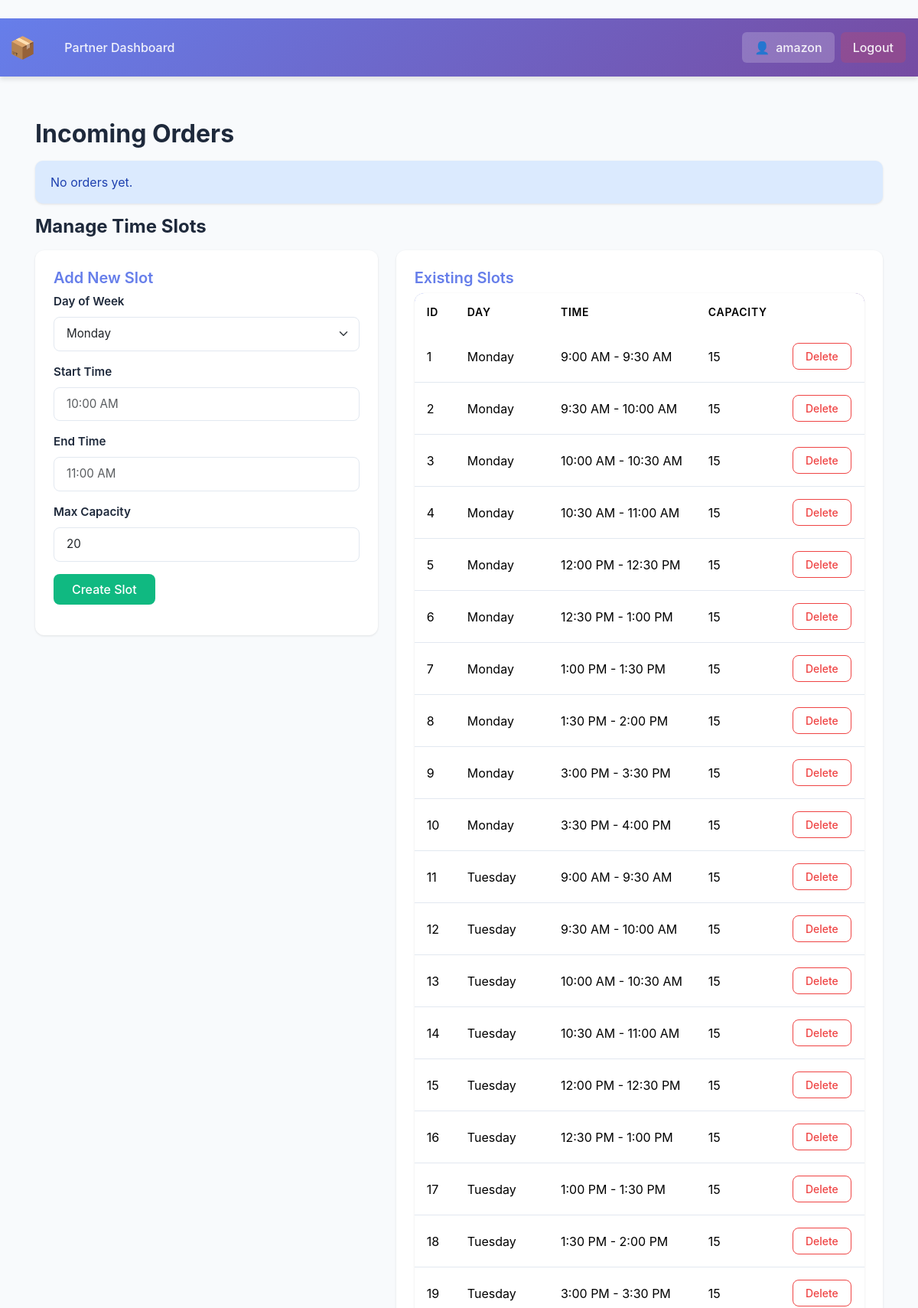
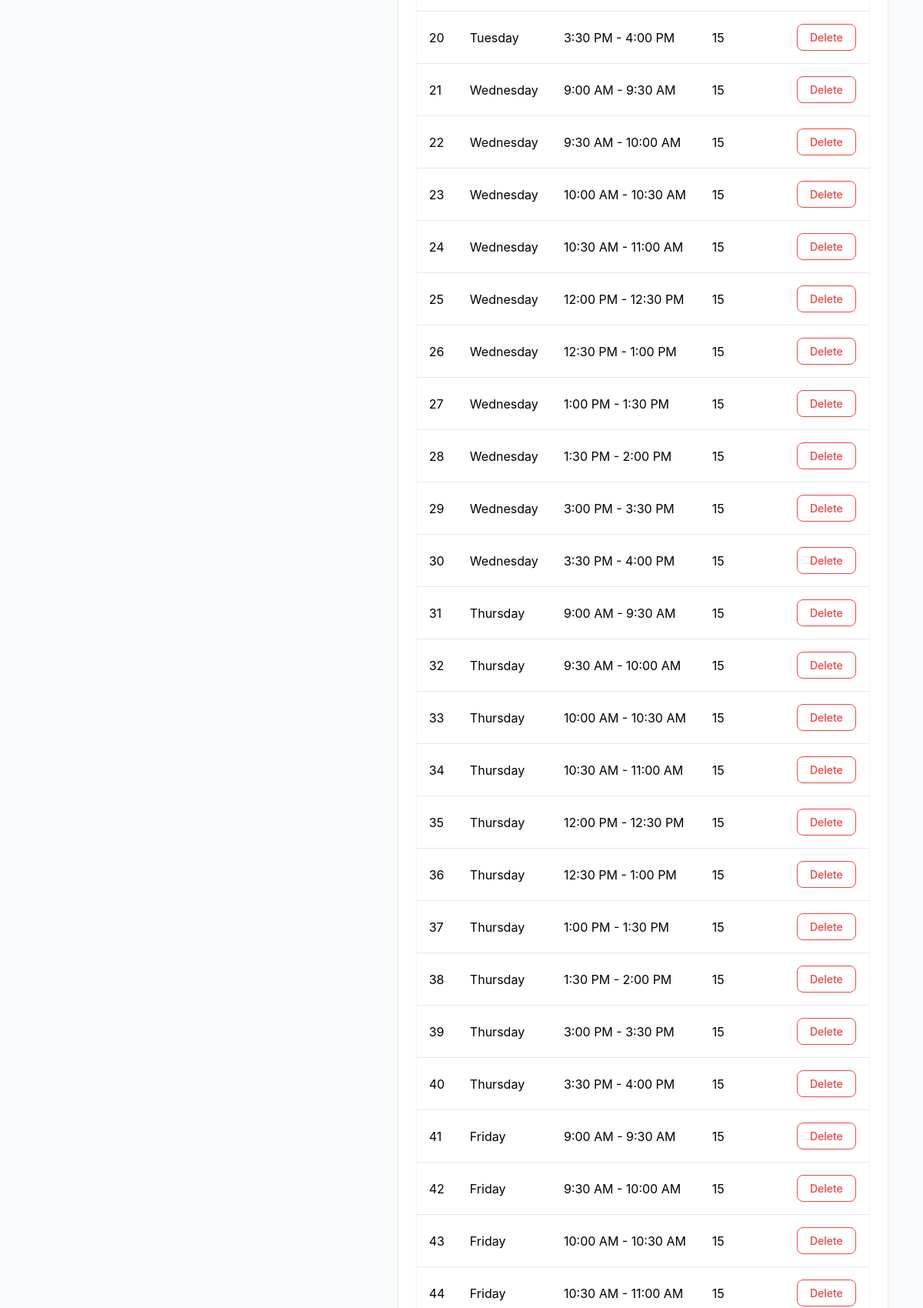
Screenshot of /partner_dashboard (signed in, upper part) with the database file from the repository (2 pictures, top to bottom).
### app/models.py (models this page shows, shortened)
class User(db.Model, UserMixin):
    __tablename__ = 'user'
    id = db.Column(db.Integer, primary_key=True)
    username = db.Column(db.String(120), unique=True, nullable=False)
    email = db.Column(db.String(255), unique=True, nullable=True, index=True)
    password_hash = db.Column(db.String(255), nullable=False)
    role = db.Column(db.String(20), nullable=False, default='user')  # 'user' | 'admin' | 'partner'
    partner_profile = db.relationship('Partner', back_populates='user', uselist=False)
    orders = db.relationship('Order', back_populates='user')

class TimeSlot(db.Model):
    __tablename__ = 'time_slot'
    id = db.Column(db.Integer, primary_key=True)
    partner_id = db.Column(db.Integer, db.ForeignKey('partner.id'), nullable=False)
    day_of_week = db.Column(db.String(20), nullable=False)
    start_time = db.Column(db.String(20), nullable=False)
    end_time = db.Column(db.String(20), nullable=False)
    max_capacity = db.Column(db.Integer, nullable=False, default=0)
    partner = db.relationship('Partner', back_populates='time_slots')
    orders = db.relationship('Order', back_populates='time_slot')

### app/routes.py (the view, shortened to what this page needs)
@bp.route('/partner_dashboard', methods=['GET', 'POST'])
@login_required
def partner_dashboard():
    if current_user.role != 'partner':
        abort(403)
    partner = Partner.query.filter_by(user_id=current_user.id).first()
    if not partner:
        flash('Partner profile not found', 'warning')
        return render_template('dashboard_partner.html', partner=None, orders=[], slots=[])
    orders = Order.query.filter_by(partner_id=partner.id).order_by(Order.created_at.desc()).all()
    slots = TimeSlot.query.filter_by(partner_id=partner.id).all()
    return render_template('dashboard_partner.html', partner=partner, orders=orders, slots=slots)

### app/routes.py (called while the page is built)
@login_manager.user_loader
def load_user(user_id):
    return User.query.get(int(user_id))

### app/templates/dashboard_partner.html (shortened to what this page needs)
﻿{% extends 'base.html' %}
{% block content %}
<h2 class="mb-3">Incoming Orders</h2>
{% if partner %}
  {% if orders and orders|length %}
    <div class="card mb-3">
      <div class="card-body">
        <div class="row g-3">
          <div class="col-md-4">
            <input type="text" id="searchStudent" class="form-control" placeholder="🔍 Search by student name...">
          </div>
          <div class="col-md-3">
            <input type="text" id="searchOrderId" class="form-control" placeholder="🔍 Search by order ID...">
          </div>
          <div class="col-md-3">
            <select id="filterDay" class="form-select">
              <option value="">All Days</option>
              <option value="Monday">Monday</option>
              <option value="Tuesday">Tuesday</option>
              <option value="Wednesday">Wednesday</option>
              <option value="Thursday">Thursday</option>
              <option value="Friday">Friday</option>
              <option value="Saturday">Saturday</option>
              <option value="Sunday">Sunday</option>
            </select>
          </div>
          <div class="col-md-2">
            <button type="button" class="btn btn-outline-secondary w-100" onclick="clearFilters()">Clear</button>
          </div>
        </div>
      </div>
    </div>
    <div class="table-responsive mb-4">
      <table class="table table-striped align-middle">
        <thead>
          <tr>
            <th>#</th>
            <th>Created</th>
            <th>Student</th>
            <th>Reg No</th>
            <th>Phone</th>
            <th>Type</th>
            <th>Status</th>
            <th>Slot</th>
          </tr>
        </thead>
        <tbody>
          {% for o in orders %}
            <tr>
              <td>{{ o.id }}</td>
              <td>{{ o.created_at.strftime('%Y-%m-%d %H:%M') if o.created_at else '' }}</td>
              <td>{{ o.name }}</td>
              <td>{{ o.college_reg_no }}</td>
              <td>{{ o.phone }}</td>
              <td>{{ o.type }}</td>
              <td><span class="badge bg-secondary">{{ o.status }}</span></td>
              <td>
                {% if o.time_slot %}
                  {{ o.time_slot.day_of_week }} {{ o.time_slot.start_time }} - {{ o.time_slot.end_time }}
                {% endif %}
              </td>
            </tr>
          {% endfor %}
        </tbody>
      </table>
    </div>
  {% else %}
    <div class="alert alert-info">No orders yet.</div>
  {% endif %}
  <h3 class="mb-3">Manage Time Slots</h3>
  <div class="row g-4">
    <div class="col-md-5">
      <div class="card">
        <div class="card-body">
          <h5 class="card-title">Add New Slot</h5>
          <form method="post">
            <div class="mb-3">
              <label class="form-label">Day of Week</label>
              <select name="day_of_week" class="form-select" required>
                {% for d in ['Monday','Tuesday','Wednesday','Thursday','Friday','Saturday','Sunday'] %}
                  <option value="{{ d }}">{{ d }}</option>
                {% endfor %}
              </select>
            </div>
            <div class="mb-3">
              <label class="form-label">Start Time</label>
              <input type="text" name="start_time" class="form-control" placeholder="10:00 AM" required />
            </div>
            <div class="mb-3">
              <label class="form-label">End Time</label>
              <input type="text" name="end_time" class="form-control" placeholder="11:00 AM" required />
            </div>
            <div class="mb-3">
              <label class="form-label">Max Capacity</label>
              <input type="number" name="max_capacity" class="form-control" min="1" value="20" required />
            </div>
            <button type="submit" class="btn btn-success">Create Slot</button>
          </form>
        </div>
      </div>
    </div>
    <div class="col-md-7">
      <div class="card">
        <div class="card-body">
          <h5 class="card-title">Existing Slots</h5>
          {% if slots and slots|length %}
            <div class="table-responsive">
              <table class="table table-sm align-middle">
                <thead>
                  <tr>
                    <th>ID</th>
                    <th>Day</th>
                    <th>Time</th>
                    <th>Capacity</th>
                    <th></th>
                  </tr>
                </thead>
                <tbody>
                  {% for s in slots %}
                    <tr>
                      <td>{{ s.id }}</td>
                      <td>{{ s.day_of_week }}</td>
                      <td>{{ s.start_time }} - {{ s.end_time }}</td>
                      <td>{{ s.max_capacity }}</td>
                      <td>
                        <form method="post" class="d-inline">
                          <button type="submit" class="btn btn-sm btn-outline-danger">Delete</button>
                        </form>
                      </td>
                    </tr>
                  {% endfor %}
                </tbody>
              </table>
            </div>
          {% else %}
            <div class="alert alert-secondary">No slots yet.</div>
          {% endif %}
        </div>
      </div>
    </div>
  </div>
{% else %}
  <div class="alert alert-warning">Partner profile not found.</div>
{% endif %}
{% endblock %}

### app/templates/base.html (shortened to what this page needs)
﻿<!doctype html>
<html lang="en">
  <head>
    <link href="https://cdn.jsdelivr.net/npm/bootstrap@5.3.2/dist/css/bootstrap.min.css" rel="stylesheet">
    <link rel="stylesheet" href="{{ url_for('static', filename='style.css') }}" />
  </head>
  <body class="app-body">
    <nav class="navbar navbar-expand-lg navbar-dark app-navbar">
      <div class="container-fluid">
        <a class="navbar-brand fw-bold" href="{{ url_for('main.dashboard') if current_user.is_authenticated else url_for('main.home') }}">
          <span class="brand-logo">📦</span>
        </a>
        <div class="collapse navbar-collapse" id="navbarNav">
          <ul class="navbar-nav me-auto mb-2 mb-lg-0">
            {% if current_user.is_authenticated %}
              {% if current_user.role == 'partner' %}
                <li class="nav-item"><a class="nav-link" href="{{ url_for('main.partner_dashboard') }}">Partner Dashboard</a></li>
              {% endif %}
            {% endif %}
          </ul>
          <ul class="navbar-nav align-items-center">
            {% if current_user.is_authenticated %}
              <li class="nav-item">
                <span class="nav-link user-badge">
                  <i class="user-icon">👤</i>
                  {{ current_user.username }}
                </span>
              </li>
              <li class="nav-item"><a class="nav-link btn-logout" href="{{ url_for('main.logout') }}">Logout</a></li>
            {% else %}
              <li class="nav-item"><a class="nav-link" href="{{ url_for('main.signin') }}">Sign In</a></li>
              <li class="nav-item"><a class="nav-link btn-signup" href="{{ url_for('main.signup') }}">Sign Up</a></li>
            {% endif %}
          </ul>
        </div>
      </div>
    </nav>
    <div class="container my-4">
      {% block content %}{% endblock %}
    </div>
  </body>
</html>

### app/static/style.css (style rules this page uses)
:root { --primary-color: #667eea; --primary-dark: #5568d3; --secondary-color: #764ba2; --success-color: #10b981; --danger-color: #ef4444; --warning-color: #f59e0b; --info-color: #3b82f6; --dark-bg: #1e293b; --light-bg: #f8fafc; --card-bg: #ffffff; --text-primary: #1e293b; --text-secondary: #64748b; --border-color: #e2e8f0; --shadow-sm: 0 1px 3px rgba(0, 0, 0, 0.1); --shadow-md: 0 4px 6px rgba(0, 0, 0, 0.1); --shadow-lg: 0 10px 25px rgba(0, 0, 0, 0.15); }
body { font-family: 'Inter', system-ui, -apple-system, 'Segoe UI', Roboto, Arial, sans-serif; margin: 0; background-color: var(--light-bg); color: var(--text-primary); }
.app-body { min-height: 100vh; }
.container { padding: 2rem 1rem; }
.app-navbar { background: linear-gradient(135deg, var(--primary-color) 0%, var(--secondary-color) 100%) !important; box-shadow: var(--shadow-md); padding: 0.75rem 0; }
.app-navbar .navbar-brand { font-size: 1.75rem; letter-spacing: 0.05em; }
.brand-logo { color: #ffffff; font-weight: 800; padding: 0; }
.app-navbar .nav-link { color: rgba(255, 255, 255, 0.9) !important; font-weight: 500; transition: all 0.2s ease; padding: 0.5rem 1rem !important; border-radius: 6px; margin: 0 0.25rem; }
.user-badge { background: rgba(255, 255, 255, 0.2) !important; border-radius: 20px; padding: 0.4rem 1rem !important; display: flex; align-items: center; gap: 0.5rem; }
.user-icon { font-style: normal; }
.btn-logout { background: rgba(239, 68, 68, 0.2) !important; color: white !important; }
.card { border: none !important; border-radius: 12px !important; box-shadow: var(--shadow-sm) !important; transition: all 0.3s ease; background: var(--card-bg); }
.card-title { color: var(--primary-color); font-weight: 600; }
.card-body { padding: 1.5rem !important; }
.btn { border-radius: 8px !important; padding: 0.5rem 1.5rem !important; font-weight: 500; transition: all 0.2s ease; border: none; }
.btn-success { background: var(--success-color) !important; color: white !important; }
.btn-danger, .btn-outline-danger { background: var(--danger-color) !important; color: white !important; border: none !important; }
.btn-outline-danger { background: transparent !important; border: 1px solid var(--danger-color) !important; color: var(--danger-color) !important; }
.btn-sm { padding: 0.375rem 1rem !important; font-size: 0.875rem; }
.table { background: var(--card-bg); border-radius: 12px; overflow: hidden; }
.table thead { background: linear-gradient(135deg, var(--primary-color) 0%, var(--secondary-color) 100%); color: white; }
.table thead th { border: none !important; font-weight: 600; padding: 1rem !important; text-transform: uppercase; font-size: 0.875rem; letter-spacing: 0.05em; }
.table tbody tr { transition: all 0.2s ease; }
.table tbody td { padding: 1rem !important; vertical-align: middle; border-color: var(--border-color) !important; }
.table-responsive { border-radius: 12px; box-shadow: var(--shadow-sm); }
.form-control, .form-select { border: 1px solid var(--border-color) !important; border-radius: 8px !important; padding: 0.625rem 1rem !important; transition: all 0.2s ease; font-size: 0.95rem; }
.form-label { font-weight: 600; color: var(--text-primary); margin-bottom: 0.5rem; font-size: 0.95rem; }
.alert { border: none !important; border-radius: 10px !important; padding: 1rem 1.25rem !important; box-shadow: var(--shadow-sm); }
.alert-info { background: #dbeafe !important; color: #1e40af !important; }
h2, h3, h4, h5 { color: var(--text-primary); font-weight: 700; }
h2 { font-size: 2rem; margin-bottom: 1.5rem; }
h3 { font-size: 1.5rem; margin-bottom: 1.25rem; }

### rows the page displays
User: username "amazon"
TimeSlot: id "1", day_of_week "Monday", start_time "9:00 AM", end_time "9:30 AM", max_capacity "15"
TimeSlot: id "2", day_of_week "Monday", start_time "9:30 AM", end_time "10:00 AM", max_capacity "15"
TimeSlot: id "3", day_of_week "Monday", start_time "10:00 AM", end_time "10:30 AM", max_capacity "15"
TimeSlot: id "4", day_of_week "Monday", start_time "10:30 AM", end_time "11:00 AM", max_capacity "15"
TimeSlot: id "5", day_of_week "Monday", start_time "12:00 PM", end_time "12:30 PM", max_capacity "15"
TimeSlot: id "6", day_of_week "Monday", start_time "12:30 PM", end_time "1:00 PM", max_capacity "15"
TimeSlot: id "7", day_of_week "Monday", start_time "1:00 PM", end_time "1:30 PM", max_capacity "15"
TimeSlot: id "8", day_of_week "Monday", start_time "1:30 PM", end_time "2:00 PM", max_capacity "15"
TimeSlot: id "9", day_of_week "Monday", start_time "3:00 PM", end_time "3:30 PM", max_capacity "15"
TimeSlot: id "10", day_of_week "Monday", start_time "3:30 PM", end_time "4:00 PM", max_capacity "15"
TimeSlot: id "11", day_of_week "Tuesday", start_time "9:00 AM", end_time "9:30 AM", max_capacity "15"
TimeSlot: id "12", day_of_week "Tuesday", start_time "9:30 AM", end_time "10:00 AM", max_capacity "15"
TimeSlot: id "13", day_of_week "Tuesday", start_time "10:00 AM", end_time "10:30 AM", max_capacity "15"
TimeSlot: id "14", day_of_week "Tuesday", start_time "10:30 AM", end_time "11:00 AM", max_capacity "15"
TimeSlot: id "15", day_of_week "Tuesday", start_time "12:00 PM", end_time "12:30 PM", max_capacity "15"
TimeSlot: id "16", day_of_week "Tuesday", start_time "12:30 PM", end_time "1:00 PM", max_capacity "15"
TimeSlot: id "17", day_of_week "Tuesday", start_time "1:00 PM", end_time "1:30 PM", max_capacity "15"
TimeSlot: id "18", day_of_week "Tuesday", start_time "1:30 PM", end_time "2:00 PM", max_capacity "15"
TimeSlot: id "19", day_of_week "Tuesday", start_time "3:00 PM", end_time "3:30 PM", max_capacity "15"
TimeSlot: id "20", day_of_week "Tuesday", start_time "3:30 PM", end_time "4:00 PM", max_capacity "15"
TimeSlot: id "21", day_of_week "Wednesday", start_time "9:00 AM", end_time "9:30 AM", max_capacity "15"
TimeSlot: id "22", day_of_week "Wednesday", start_time "9:30 AM", end_time "10:00 AM", max_capacity "15"
TimeSlot: id "23", day_of_week "Wednesday", start_time "10:00 AM", end_time "10:30 AM", max_capacity "15"
TimeSlot: id "24", day_of_week "Wednesday", start_time "10:30 AM", end_time "11:00 AM", max_capacity "15"
TimeSlot: id "25", day_of_week "Wednesday", start_time "12:00 PM", end_time "12:30 PM", max_capacity "15"
TimeSlot: id "26", day_of_week "Wednesday", start_time "12:30 PM", end_time "1:00 PM", max_capacity "15"
TimeSlot: id "27", day_of_week "Wednesday", start_time "1:00 PM", end_time "1:30 PM", max_capacity "15"
TimeSlot: id "28", day_of_week "Wednesday", start_time "1:30 PM", end_time "2:00 PM", max_capacity "15"
TimeSlot: id "29", day_of_week "Wednesday", start_time "3:00 PM", end_time "3:30 PM", max_capacity "15"
TimeSlot: id "30", day_of_week "Wednesday", start_time "3:30 PM", end_time "4:00 PM", max_capacity "15"
TimeSlot: id "31", day_of_week "Thursday", start_time "9:00 AM", end_time "9:30 AM", max_capacity "15"
TimeSlot: id "32", day_of_week "Thursday", start_time "9:30 AM", end_time "10:00 AM", max_capacity "15"
TimeSlot: id "33", day_of_week "Thursday", start_time "10:00 AM", end_time "10:30 AM", max_capacity "15"
TimeSlot: id "34", day_of_week "Thursday", start_time "10:30 AM", end_time "11:00 AM", max_capacity "15"
TimeSlot: id "35", day_of_week "Thursday", start_time "12:00 PM", end_time "12:30 PM", max_capacity "15"
TimeSlot: id "36", day_of_week "Thursday", start_time "12:30 PM", end_time "1:00 PM", max_capacity "15"
TimeSlot: id "37", day_of_week "Thursday", start_time "1:00 PM", end_time "1:30 PM", max_capacity "15"
TimeSlot: id "38", day_of_week "Thursday", start_time "1:30 PM", end_time "2:00 PM", max_capacity "15"
TimeSlot: id "39", day_of_week "Thursday", start_time "3:00 PM", end_time "3:30 PM", max_capacity "15"
TimeSlot: id "40", day_of_week "Thursday", start_time "3:30 PM", end_time "4:00 PM", max_capacity "15"
TimeSlot: id "41", day_of_week "Friday", start_time "9:00 AM", end_time "9:30 AM", max_capacity "15"
TimeSlot: id "42", day_of_week "Friday", start_time "9:30 AM", end_time "10:00 AM", max_capacity "15"
TimeSlot: id "43", day_of_week "Friday", start_time "10:00 AM", end_time "10:30 AM", max_capacity "15"
TimeSlot: id "44", day_of_week "Friday", start_time "10:30 AM", end_time "11:00 AM", max_capacity "15"

### other values shown
form field day_of_week "Monday"
